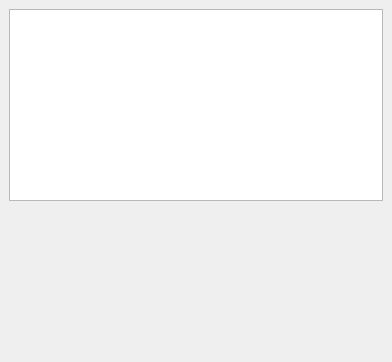
<?xml version="1.0" encoding="UTF-8"?>
<ui version="4.0">
 <class>MainWindow</class>
 <widget class="QMainWindow" name="MainWindow">
  <property name="geometry">
   <rect>
    <x>0</x>
    <y>0</y>
    <width>392</width>
    <height>362</height>
   </rect>
  </property>
  <property name="sizePolicy">
   <sizepolicy hsizetype="Fixed" vsizetype="Fixed">
    <horstretch>0</horstretch>
    <verstretch>0</verstretch>
   </sizepolicy>
  </property>
  <property name="minimumSize">
   <size>
    <width>392</width>
    <height>362</height>
   </size>
  </property>
  <property name="maximumSize">
   <size>
    <width>392</width>
    <height>362</height>
   </size>
  </property>
  <property name="windowTitle">
   <string>Multimodal Sentiment Analysis for Social Networking</string>
  </property>
  <property name="windowIcon">
   <iconset resource="images.qrc">
    <normaloff>:/img/positive.png</normaloff>:/img/positive.png</iconset>
  </property>
  <widget class="QWidget" name="centralwidget">
   <layout class="QVBoxLayout" name="verticalLayout_2">
    <item>
     <layout class="QVBoxLayout" name="verticalLayout">
      <item>
       <widget class="QPlainTextEdit" name="textInput">
        <property name="sizePolicy">
         <sizepolicy hsizetype="Expanding" vsizetype="Fixed">
          <horstretch>0</horstretch>
          <verstretch>0</verstretch>
         </sizepolicy>
        </property>
        <property name="cursor" stdset="0">
         <cursorShape>IBeamCursor</cursorShape>
        </property>
       </widget>
      </item>
      <item>
       <layout class="QHBoxLayout" name="horizontalLayout_2">
        <item>
         <widget class="QPushButton" name="open0">
          <property name="sizePolicy">
           <sizepolicy hsizetype="Minimum" vsizetype="Maximum">
            <horstretch>0</horstretch>
            <verstretch>0</verstretch>
           </sizepolicy>
          </property>
          <property name="cursor">
           <cursorShape>OpenHandCursor</cursorShape>
          </property>
          <property name="text">
           <string/>
          </property>
          <property name="icon">
           <iconset resource="images.qrc">
            <normaloff>:/img/open.png</normaloff>:/img/open.png</iconset>
          </property>
          <property name="iconSize">
           <size>
            <width>60</width>
            <height>60</height>
           </size>
          </property>
          <property name="flat">
           <bool>true</bool>
          </property>
         </widget>
        </item>
        <item>
         <widget class="QPushButton" name="open1">
          <property name="sizePolicy">
           <sizepolicy hsizetype="Minimum" vsizetype="Maximum">
            <horstretch>0</horstretch>
            <verstretch>0</verstretch>
           </sizepolicy>
          </property>
          <property name="cursor">
           <cursorShape>OpenHandCursor</cursorShape>
          </property>
          <property name="text">
           <string/>
          </property>
          <property name="icon">
           <iconset resource="images.qrc">
            <normaloff>:/img/open.png</normaloff>:/img/open.png</iconset>
          </property>
          <property name="iconSize">
           <size>
            <width>60</width>
            <height>60</height>
           </size>
          </property>
          <property name="flat">
           <bool>true</bool>
          </property>
         </widget>
        </item>
        <item>
         <widget class="QPushButton" name="open2">
          <property name="sizePolicy">
           <sizepolicy hsizetype="Minimum" vsizetype="Maximum">
            <horstretch>0</horstretch>
            <verstretch>0</verstretch>
           </sizepolicy>
          </property>
          <property name="cursor">
           <cursorShape>OpenHandCursor</cursorShape>
          </property>
          <property name="text">
           <string/>
          </property>
          <property name="icon">
           <iconset resource="images.qrc">
            <normaloff>:/img/open.png</normaloff>:/img/open.png</iconset>
          </property>
          <property name="iconSize">
           <size>
            <width>60</width>
            <height>60</height>
           </size>
          </property>
          <property name="flat">
           <bool>true</bool>
          </property>
         </widget>
        </item>
        <item>
         <widget class="QPushButton" name="open3">
          <property name="sizePolicy">
           <sizepolicy hsizetype="Minimum" vsizetype="Maximum">
            <horstretch>0</horstretch>
            <verstretch>0</verstretch>
           </sizepolicy>
          </property>
          <property name="cursor">
           <cursorShape>OpenHandCursor</cursorShape>
          </property>
          <property name="text">
           <string/>
          </property>
          <property name="icon">
           <iconset resource="images.qrc">
            <normaloff>:/img/open.png</normaloff>:/img/open.png</iconset>
          </property>
          <property name="iconSize">
           <size>
            <width>60</width>
            <height>60</height>
           </size>
          </property>
          <property name="flat">
           <bool>true</bool>
          </property>
         </widget>
        </item>
       </layout>
      </item>
     </layout>
    </item>
    <item>
     <widget class="QPushButton" name="predict">
      <property name="sizePolicy">
       <sizepolicy hsizetype="Minimum" vsizetype="Expanding">
        <horstretch>0</horstretch>
        <verstretch>0</verstretch>
       </sizepolicy>
      </property>
      <property name="cursor">
       <cursorShape>PointingHandCursor</cursorShape>
      </property>
      <property name="text">
       <string/>
      </property>
      <property name="icon">
       <iconset resource="images.qrc">
        <normaloff>:/img/unknown.png</normaloff>:/img/unknown.png</iconset>
      </property>
      <property name="iconSize">
       <size>
        <width>60</width>
        <height>60</height>
       </size>
      </property>
      <property name="flat">
       <bool>true</bool>
      </property>
     </widget>
    </item>
   </layout>
  </widget>
 </widget>
 <resources>
  <include location="images.qrc"/>
 </resources>
 <connections/>
</ui>
